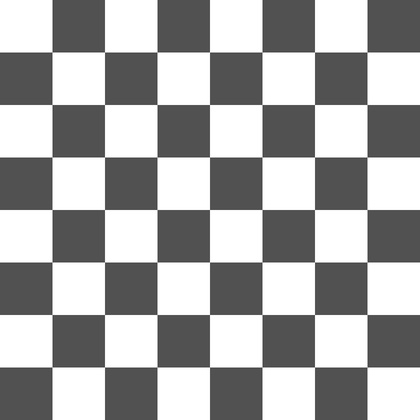
%> input picture Computer_Vision/Practice4/images/chess.jpg, 420 x 420 px, shrunk from 1024 x 1024 before the run
$ octave untitled4.m   (GNU Octave 9; MATLAB toolbox functions it lacks are replaced by stand-ins)
%> lines starting %> are read from the running program, lines starting %| are printed output that depends on the picture

%% Practice 4
close all; clc; clear

I = imread("images\chess.jpg");
%> I is the input picture: size 420x420x3 uint8; min 50, max 255, mean 167.7
I = rgb2gray(I);
%> I: size 420x420 uint8
sigma = 5;

sobelx = [-1 0 1;-2 0 2;-1 0 1];
sobely = [-1 -2 -1;0 0 0;1 2 1];

Ix = imfilter(I,sobelx);
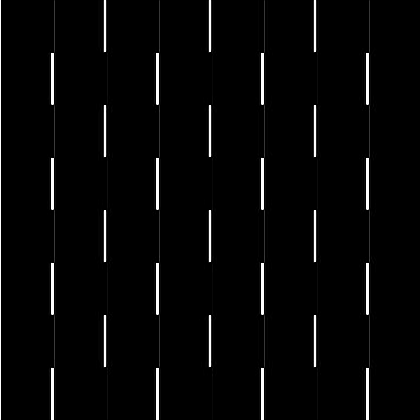
%> Ix: size 420x420 uint8; min 0, max 255, mean 6.8
Iy = imfilter(I,sobely);
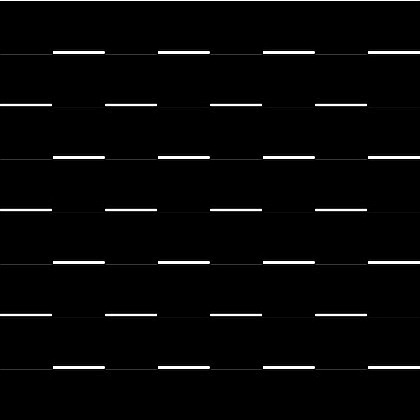
%> Iy: size 420x420 uint8; min 0, max 255, mean 6.8; mean of the top-left, top-right, bottom-left and bottom-right quarters 7.4, 7.4, 6.2, 6.2

Ix2 = Ix.^2;
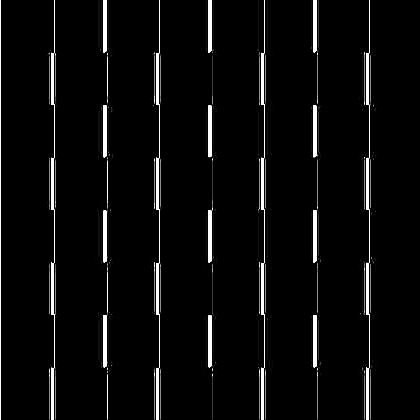
%> Ix2: size 420x420 uint8; min 0, max 255, mean 11.3
Iy2 = Iy.^2;
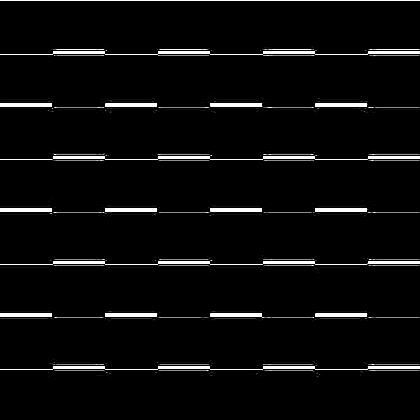
%> Iy2: size 420x420 uint8; min 0, max 255, mean 11.4
Ixy = Ix.*Iy;
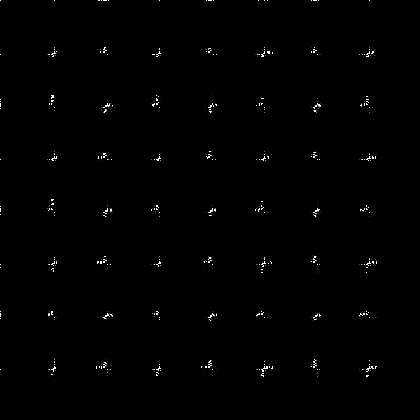
%> Ixy: size 420x420 uint8; min 0, max 255, mean 1.5

% Image = cat(3,Ix2,Iy2,Ixy);
% subplot(2,2,1), imshow(Image)

mask = fspecial('gaussian',sigma);
Ix2g = imfilter(Ix2,mask);
Ixyg = imfilter(Ixy,mask);
Iy2g = imfilter(Iy2,mask);

Trace = Ix2g+Iy2g;
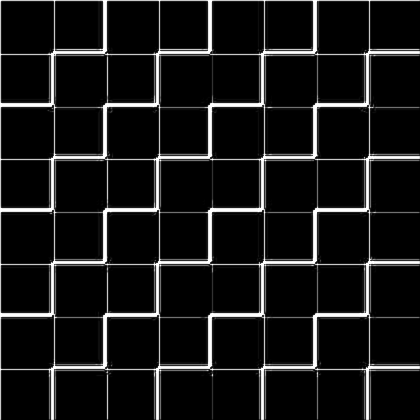
%> Trace: size 420x420 uint8; min 0, max 255, mean 22.2
Det = Ix2g.*Iy2g-Ixyg.^2;
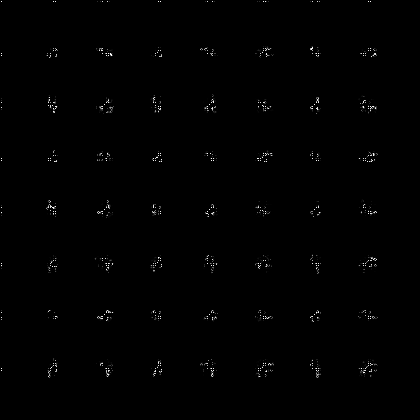
%> Det: size 420x420 uint8; min 0, max 255, mean 1.2

k = 0.15;
Mc = Det-k.*Trace.^2;

%%
% Changing image to gray levels
Search_img_gray=Mc;
%> (the run ends here)

$ run again, with Computer_Vision/Practice4/images/geometrics.jpg copied over Computer_Vision/Practice4/images/chess.jpg
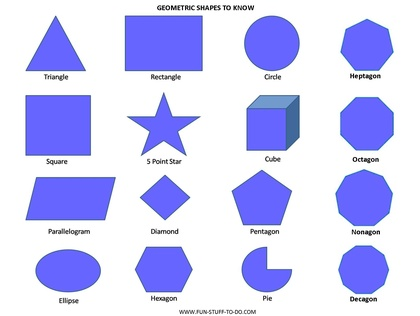
%> input picture Computer_Vision/Practice4/images/geometrics.jpg, 420 x 316 px, shrunk from 1611 x 1211 before the run
%> I is the input picture: size 316x420x3 uint8; mean R, G, B 207.3, 208.3, 249
%> `I = rgb2gray(I);`:
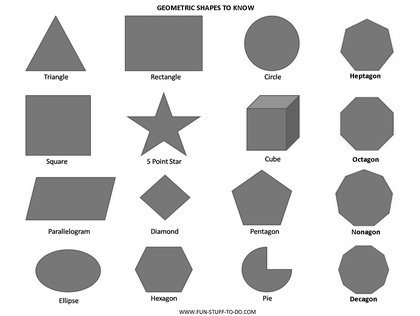
%> I: size 316x420 uint8; min 0, max 255, mean 212.6
%> `Mc = Det-k.*Trace.^2;`:
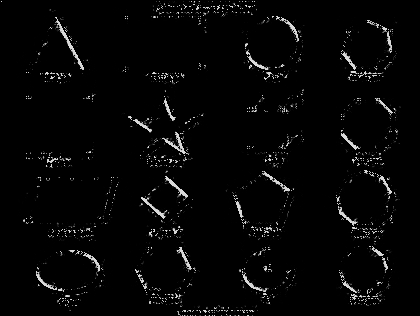
%> Mc: size 316x420 uint8; min 0, max 217, mean 6.4
